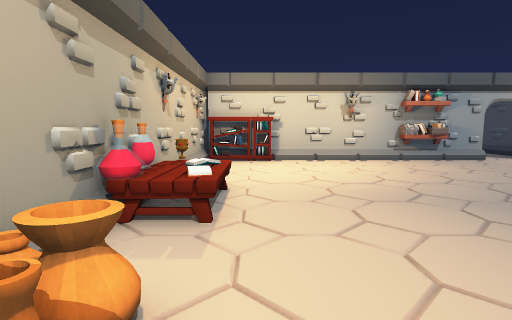
View 1 (above)

21 first-person views from a walk through a 3-D level made in the Unity game engine. The camera is 1.5 m above the floor, tilts 6° down and sees 80° across. The floor is counted in squares, 1 m on a side. Each view is taken from the middle of a square. On the plan, view 1 faces up. The plan holds only what a view shows up to about 15 squares ahead; the rest is blank. The place goes on beyond the plan. Some animated figures are not drawn. Door leaves are left out, so doorways stand open.

View 2
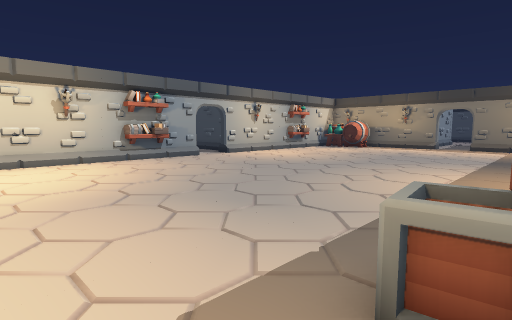

View 3
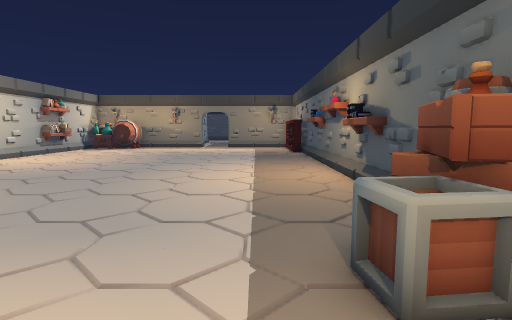

View 4
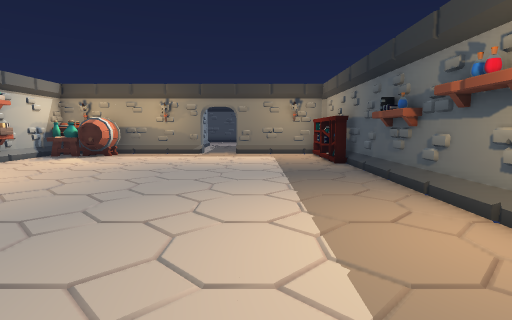

View 5
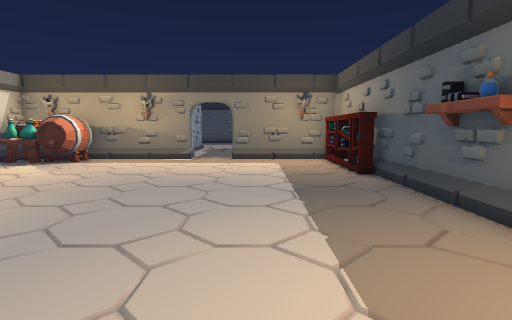

View 6
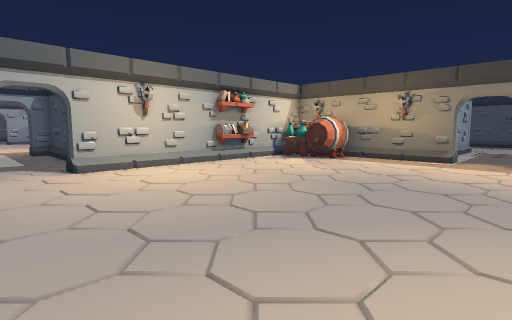

View 7
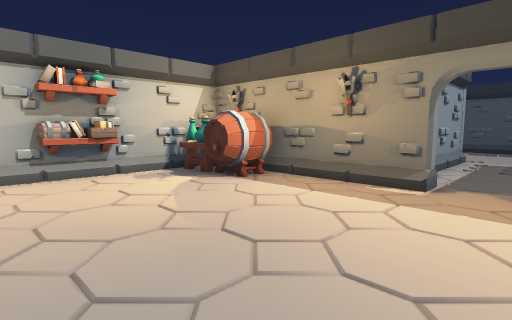

View 8
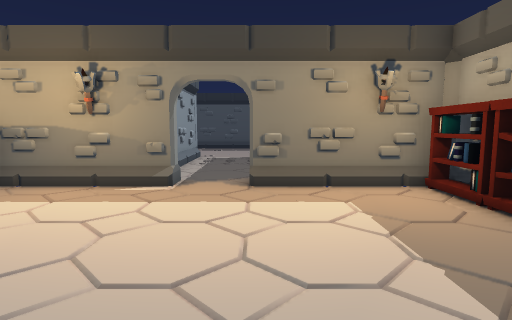

View 9
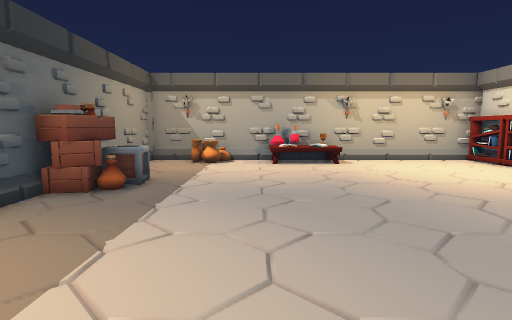

View 10
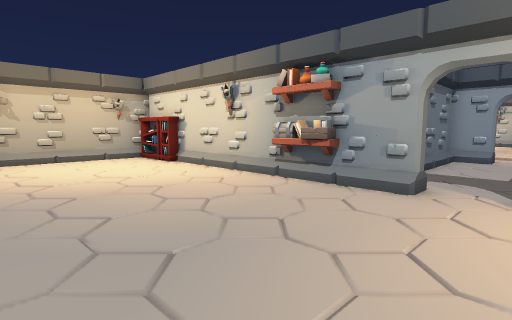

View 11
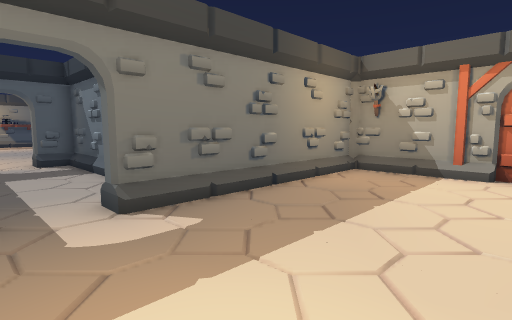

View 12
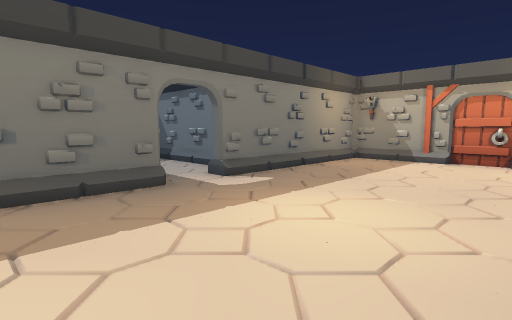

View 13
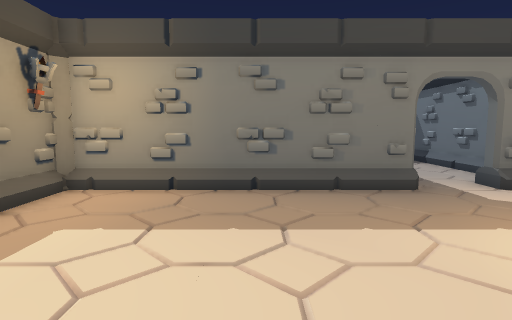

View 14
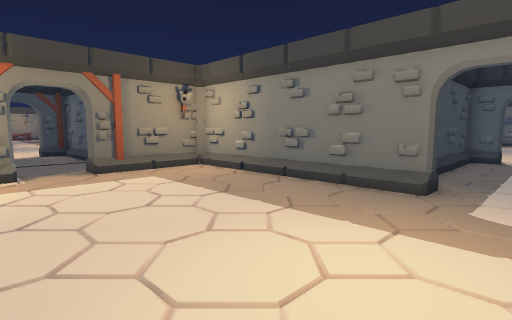

View 15
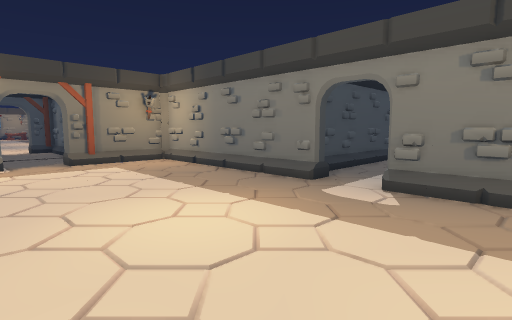

View 16
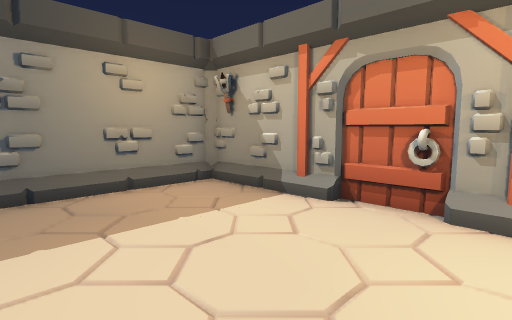

View 17
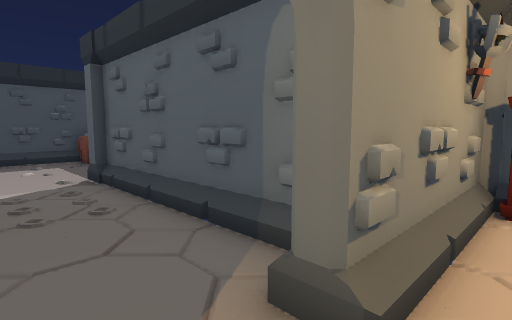

View 18
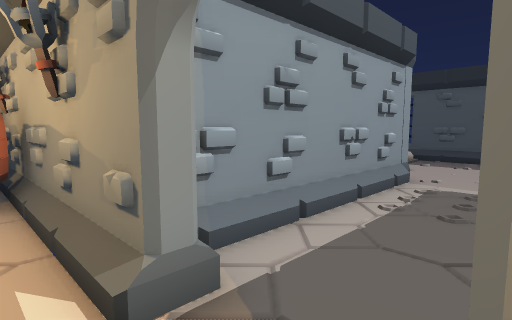

View 19
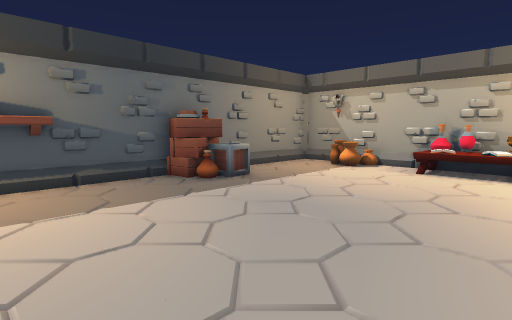

View 20
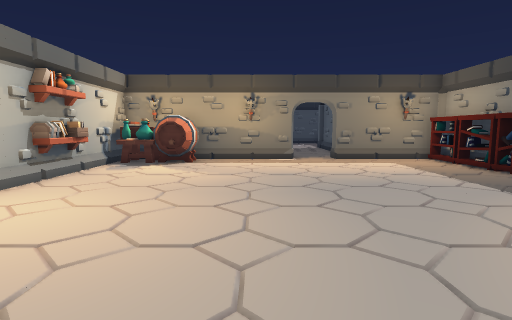

View 21
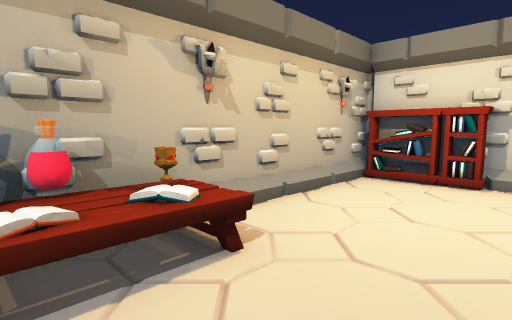

### Floor plan
Points are (right, up) in squares from view 1. A wall is a line through its corners. A room is listed if a view was taken in it or the views show most of it. See-through windows are left out.
Room 1 (views 1, 2, 3, 4, 5, 6, 7, 8, 9, 10, 17, 18, 19, 20, 21)
walls: (10.8, 14.4) (9.8, 14.4); (17.9, 14.4) (12.8, 14.4); (5.9, 14.4) (-2.5, 14.4) (-2.5, -1.1) (20.9, -1.1); (24.8, 4.2) (25.5, 4.2); (22.4, -1.1) (23, -1.1); (25.5, 6.2) (25, 6.2) (25, 14.4) (21.8, 14.4); (26.2, 2.9) (33.1, 2.9); (25, -0.5) (25, 4.1); (33, 3.2) (33.6, 3.2); (33.8, 7.2) (26, 7.2)
low walls: (11.5, -0.8) (12.5, -0.8); (13.5, -0.8) (14.4, -0.8); (14.5, -0.8) (15.5, -0.8); (16.5, -0.8) (17.4, -0.8); (17.5, -0.8) (19.4, -0.8); (5.1, -0.8) (8.5, -0.8); (-0.1, -0.8) (1.5, -0.8); (26.1, 3.2) (28, 3.2); (28.5, 3.2) (30, 3.2); (30.1, 3.2) (31.4, 3.2)
ways out: opening at (11.5, 15) to room 3; open door at (34, 7)
objects: pot (-2, 1) to (-1, 2); potion (-2, 5); potion (-2, 6); table (-2, 7); bookshelf (-2, 14) to (-1, 14); books (-1, 5) to (-1, 6); books (-1, 7); bookshelf (0, 14); crate (3, -1) to (5, 1); shelf (7, 14) to (9, 14); shelf (19, 14) to (21, 14); bookshelf (20, -1); bookshelf (22, -1); other object (23, 11) to (24, 14); bookshelf (24, -1); spikes (30, 4) to (32, 6)
Room 2 (views 11, 12, 13, 14, 15, 16)
walls: (13, 23.5) (21.5, 23.5); (21.8, 24.5) (21.8, 27.8); (2.5, 23.5) (11, 23.5) (11, 23); (2.3, 30.6) (2.3, 24.5)
low walls: (21.6, 25.9) (21.6, 27.5); (21.6, 24.5) (21.6, 25.8)
ways out: opening at (12.5, 23) to room 3; opening at (22, 28.5)
objects: other object (1, 23) to (2, 23); torch (2, 24); other object (22, 23) to (23, 23); torch (22, 24)
Room 3 (no view inside)
walls: (11, 23) (9.4, 23) (9.4, 14.9); (9.8, 14.9) (10.8, 14.9); (12.8, 14.4) (12.8, 14.9) (13.9, 14.9) (13.9, 21.8)
low walls: (13.7, 18.6) (13.7, 19.5); (13.7, 19.9) (13.7, 21.5); (11, 22.7) (9.8, 22.7); (9.8, 15.2) (10.5, 15.2); (12.8, 15.2) (13.8, 15.2)
ways out: opening at (11.5, 15) to room 1; opening at (12.5, 23) to room 2

Positions as (right, up) in squares from view 1, and headings:
1: (0, 0), facing up
2: (1, 0), facing up-right
3: (1, 2), facing right
4: (7, 3), facing right
5: (10, 3), facing right
6: (10, 3), facing up-right
7: (17, 4), facing up-right
8: (17, 4), facing right
9: (12, 4), facing left
10: (13, 7), facing up-left
11: (13, 29), facing down-left
12: (17, 31), facing down-left
13: (17, 31), facing down
14: (11, 31), facing down-right
15: (8, 31), facing down-right
16: (8, 31), facing down-left
17: (24, 6), facing down-right
18: (24, 4), facing up-right
19: (10, 8), facing down-left
20: (10, 8), facing right
21: (2, 5), facing up-left
